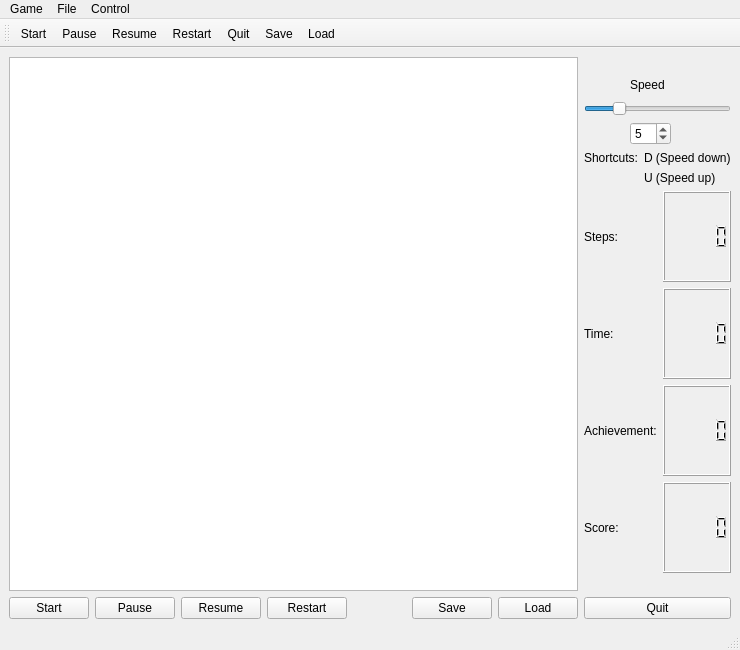
<?xml version="1.0" encoding="UTF-8"?>
<ui version="4.0">
 <class>MainWindow</class>
 <widget class="QMainWindow" name="MainWindow">
  <property name="geometry">
   <rect>
    <x>0</x>
    <y>0</y>
    <width>740</width>
    <height>650</height>
   </rect>
  </property>
  <property name="sizePolicy">
   <sizepolicy hsizetype="Preferred" vsizetype="Preferred">
    <horstretch>0</horstretch>
    <verstretch>0</verstretch>
   </sizepolicy>
  </property>
  <property name="windowTitle">
   <string>iSnake</string>
  </property>
  <widget class="QWidget" name="centralwidget">
   <property name="sizePolicy">
    <sizepolicy hsizetype="Expanding" vsizetype="Expanding">
     <horstretch>0</horstretch>
     <verstretch>0</verstretch>
    </sizepolicy>
   </property>
   <layout class="QGridLayout" name="gridLayout_5">
    <item row="1" column="0">
     <widget class="QPushButton" name="pushButtonStart">
      <property name="sizePolicy">
       <sizepolicy hsizetype="Preferred" vsizetype="Fixed">
        <horstretch>0</horstretch>
        <verstretch>0</verstretch>
       </sizepolicy>
      </property>
      <property name="text">
       <string>Start</string>
      </property>
     </widget>
    </item>
    <item row="1" column="2">
     <widget class="QPushButton" name="pushButtonResume">
      <property name="sizePolicy">
       <sizepolicy hsizetype="Preferred" vsizetype="Fixed">
        <horstretch>0</horstretch>
        <verstretch>0</verstretch>
       </sizepolicy>
      </property>
      <property name="text">
       <string>Resume</string>
      </property>
     </widget>
    </item>
    <item row="0" column="8" colspan="2">
     <layout class="QGridLayout" name="gridLayout_4">
      <property name="sizeConstraint">
       <enum>QLayout::SetDefaultConstraint</enum>
      </property>
      <item row="0" column="0">
       <spacer name="verticalSpacer">
        <property name="orientation">
         <enum>Qt::Vertical</enum>
        </property>
        <property name="sizeType">
         <enum>QSizePolicy::Fixed</enum>
        </property>
        <property name="sizeHint" stdset="0">
         <size>
          <width>20</width>
          <height>18</height>
         </size>
        </property>
       </spacer>
      </item>
      <item row="1" column="0">
       <layout class="QGridLayout" name="gridLayout_3">
        <item row="0" column="0">
         <spacer name="horizontalSpacer">
          <property name="orientation">
           <enum>Qt::Horizontal</enum>
          </property>
          <property name="sizeType">
           <enum>QSizePolicy::Preferred</enum>
          </property>
          <property name="sizeHint" stdset="0">
           <size>
            <width>40</width>
            <height>20</height>
           </size>
          </property>
         </spacer>
        </item>
        <item row="0" column="1">
         <widget class="QLabel" name="labelSpeed">
          <property name="sizePolicy">
           <sizepolicy hsizetype="Preferred" vsizetype="Fixed">
            <horstretch>0</horstretch>
            <verstretch>0</verstretch>
           </sizepolicy>
          </property>
          <property name="text">
           <string>Speed</string>
          </property>
         </widget>
        </item>
        <item row="0" column="2" colspan="2">
         <spacer name="horizontalSpacer_2">
          <property name="orientation">
           <enum>Qt::Horizontal</enum>
          </property>
          <property name="sizeType">
           <enum>QSizePolicy::Preferred</enum>
          </property>
          <property name="sizeHint" stdset="0">
           <size>
            <width>40</width>
            <height>20</height>
           </size>
          </property>
         </spacer>
        </item>
        <item row="2" column="0">
         <spacer name="horizontalSpacer_3">
          <property name="orientation">
           <enum>Qt::Horizontal</enum>
          </property>
          <property name="sizeType">
           <enum>QSizePolicy::Preferred</enum>
          </property>
          <property name="sizeHint" stdset="0">
           <size>
            <width>40</width>
            <height>20</height>
           </size>
          </property>
         </spacer>
        </item>
        <item row="2" column="1">
         <widget class="QSpinBox" name="spinBoxSpeed">
          <property name="sizePolicy">
           <sizepolicy hsizetype="Preferred" vsizetype="Fixed">
            <horstretch>0</horstretch>
            <verstretch>0</verstretch>
           </sizepolicy>
          </property>
          <property name="minimum">
           <number>1</number>
          </property>
          <property name="maximum">
           <number>20</number>
          </property>
          <property name="value">
           <number>5</number>
          </property>
          <property name="displayIntegerBase">
           <number>10</number>
          </property>
         </widget>
        </item>
        <item row="2" column="3">
         <spacer name="horizontalSpacer_4">
          <property name="orientation">
           <enum>Qt::Horizontal</enum>
          </property>
          <property name="sizeType">
           <enum>QSizePolicy::Preferred</enum>
          </property>
          <property name="sizeHint" stdset="0">
           <size>
            <width>40</width>
            <height>20</height>
           </size>
          </property>
         </spacer>
        </item>
        <item row="1" column="0" colspan="4">
         <widget class="QSlider" name="horizontalSlider">
          <property name="sizePolicy">
           <sizepolicy hsizetype="Expanding" vsizetype="Fixed">
            <horstretch>0</horstretch>
            <verstretch>0</verstretch>
           </sizepolicy>
          </property>
          <property name="minimum">
           <number>1</number>
          </property>
          <property name="maximum">
           <number>20</number>
          </property>
          <property name="value">
           <number>5</number>
          </property>
          <property name="orientation">
           <enum>Qt::Horizontal</enum>
          </property>
         </widget>
        </item>
       </layout>
      </item>
      <item row="2" column="0">
       <layout class="QGridLayout" name="gridLayout_2">
        <item row="0" column="0">
         <widget class="QLabel" name="labelNote1">
          <property name="sizePolicy">
           <sizepolicy hsizetype="Preferred" vsizetype="Fixed">
            <horstretch>0</horstretch>
            <verstretch>0</verstretch>
           </sizepolicy>
          </property>
          <property name="text">
           <string>Shortcuts:</string>
          </property>
         </widget>
        </item>
        <item row="0" column="1">
         <widget class="QLabel" name="labelNote1_2">
          <property name="sizePolicy">
           <sizepolicy hsizetype="Preferred" vsizetype="Fixed">
            <horstretch>0</horstretch>
            <verstretch>0</verstretch>
           </sizepolicy>
          </property>
          <property name="text">
           <string>D (Speed down)</string>
          </property>
         </widget>
        </item>
        <item row="1" column="1">
         <widget class="QLabel" name="labelNote1_3">
          <property name="sizePolicy">
           <sizepolicy hsizetype="Preferred" vsizetype="Fixed">
            <horstretch>0</horstretch>
            <verstretch>0</verstretch>
           </sizepolicy>
          </property>
          <property name="text">
           <string>U (Speed up)</string>
          </property>
         </widget>
        </item>
       </layout>
      </item>
      <item row="3" column="0">
       <layout class="QGridLayout" name="gridLayout">
        <item row="0" column="0">
         <widget class="QLabel" name="labelStep">
          <property name="text">
           <string>Steps:</string>
          </property>
         </widget>
        </item>
        <item row="0" column="1" colspan="2">
         <widget class="QLCDNumber" name="lcdNumberSteps">
          <property name="sizePolicy">
           <sizepolicy hsizetype="Preferred" vsizetype="Minimum">
            <horstretch>0</horstretch>
            <verstretch>0</verstretch>
           </sizepolicy>
          </property>
          <property name="value" stdset="0">
           <double>0.000000000000000</double>
          </property>
         </widget>
        </item>
        <item row="1" column="0">
         <widget class="QLabel" name="labelTime">
          <property name="text">
           <string>Time:</string>
          </property>
         </widget>
        </item>
        <item row="1" column="1" colspan="2">
         <widget class="QLCDNumber" name="lcdNumberTime">
          <property name="sizePolicy">
           <sizepolicy hsizetype="Preferred" vsizetype="Minimum">
            <horstretch>0</horstretch>
            <verstretch>0</verstretch>
           </sizepolicy>
          </property>
          <property name="value" stdset="0">
           <double>0.000000000000000</double>
          </property>
         </widget>
        </item>
        <item row="3" column="0">
         <widget class="QLabel" name="labelScore">
          <property name="text">
           <string>Score:</string>
          </property>
         </widget>
        </item>
        <item row="3" column="1" colspan="2">
         <widget class="QLCDNumber" name="lcdNumberScore">
          <property name="sizePolicy">
           <sizepolicy hsizetype="Preferred" vsizetype="Minimum">
            <horstretch>0</horstretch>
            <verstretch>0</verstretch>
           </sizepolicy>
          </property>
          <property name="value" stdset="0">
           <double>0.000000000000000</double>
          </property>
         </widget>
        </item>
        <item row="2" column="0">
         <widget class="QLabel" name="labelAchivement">
          <property name="text">
           <string>Achievement:</string>
          </property>
         </widget>
        </item>
        <item row="2" column="1" colspan="2">
         <widget class="QLCDNumber" name="lcdNumberAchievement">
          <property name="sizePolicy">
           <sizepolicy hsizetype="Preferred" vsizetype="Minimum">
            <horstretch>0</horstretch>
            <verstretch>0</verstretch>
           </sizepolicy>
          </property>
          <property name="value" stdset="0">
           <double>0.000000000000000</double>
          </property>
         </widget>
        </item>
       </layout>
      </item>
      <item row="4" column="0">
       <spacer name="verticalSpacer_2">
        <property name="orientation">
         <enum>Qt::Vertical</enum>
        </property>
        <property name="sizeType">
         <enum>QSizePolicy::Fixed</enum>
        </property>
        <property name="sizeHint" stdset="0">
         <size>
          <width>20</width>
          <height>18</height>
         </size>
        </property>
       </spacer>
      </item>
     </layout>
    </item>
    <item row="1" column="8" colspan="2">
     <widget class="QPushButton" name="pushButtonQuit">
      <property name="text">
       <string>Quit</string>
      </property>
     </widget>
    </item>
    <item row="1" column="5">
     <widget class="QPushButton" name="pushButtonSave">
      <property name="sizePolicy">
       <sizepolicy hsizetype="Preferred" vsizetype="Fixed">
        <horstretch>0</horstretch>
        <verstretch>0</verstretch>
       </sizepolicy>
      </property>
      <property name="text">
       <string>Save</string>
      </property>
     </widget>
    </item>
    <item row="1" column="6">
     <widget class="QPushButton" name="pushButtonLoad">
      <property name="sizePolicy">
       <sizepolicy hsizetype="Preferred" vsizetype="Fixed">
        <horstretch>0</horstretch>
        <verstretch>0</verstretch>
       </sizepolicy>
      </property>
      <property name="text">
       <string>Load</string>
      </property>
     </widget>
    </item>
    <item row="1" column="1">
     <widget class="QPushButton" name="pushButtonPause">
      <property name="sizePolicy">
       <sizepolicy hsizetype="Preferred" vsizetype="Fixed">
        <horstretch>0</horstretch>
        <verstretch>0</verstretch>
       </sizepolicy>
      </property>
      <property name="text">
       <string>Pause</string>
      </property>
     </widget>
    </item>
    <item row="0" column="0" colspan="7">
     <widget class="QGraphicsView" name="graphicsView">
      <property name="sizePolicy">
       <sizepolicy hsizetype="Expanding" vsizetype="Expanding">
        <horstretch>1</horstretch>
        <verstretch>1</verstretch>
       </sizepolicy>
      </property>
      <property name="minimumSize">
       <size>
        <width>450</width>
        <height>450</height>
       </size>
      </property>
      <property name="mouseTracking">
       <bool>false</bool>
      </property>
      <property name="verticalScrollBarPolicy">
       <enum>Qt::ScrollBarAsNeeded</enum>
      </property>
      <property name="horizontalScrollBarPolicy">
       <enum>Qt::ScrollBarAsNeeded</enum>
      </property>
     </widget>
    </item>
    <item row="1" column="3">
     <widget class="QPushButton" name="pushButtonRestart">
      <property name="sizePolicy">
       <sizepolicy hsizetype="Preferred" vsizetype="Fixed">
        <horstretch>0</horstretch>
        <verstretch>0</verstretch>
       </sizepolicy>
      </property>
      <property name="text">
       <string>Restart</string>
      </property>
     </widget>
    </item>
   </layout>
  </widget>
  <widget class="QMenuBar" name="menubar">
   <property name="geometry">
    <rect>
     <x>0</x>
     <y>0</y>
     <width>740</width>
     <height>22</height>
    </rect>
   </property>
   <widget class="QMenu" name="menuGame">
    <property name="title">
     <string>Game</string>
    </property>
    <addaction name="actionStart"/>
    <addaction name="actionPause"/>
    <addaction name="actionResume"/>
    <addaction name="actionRestart"/>
    <addaction name="actionQuit"/>
   </widget>
   <widget class="QMenu" name="menuFile">
    <property name="title">
     <string>File</string>
    </property>
    <addaction name="actionLoad"/>
    <addaction name="actionSave"/>
   </widget>
   <widget class="QMenu" name="menuControl">
    <property name="title">
     <string>Control</string>
    </property>
    <addaction name="actionSpeedUp"/>
    <addaction name="actionSpeedDown"/>
   </widget>
   <addaction name="menuGame"/>
   <addaction name="menuFile"/>
   <addaction name="menuControl"/>
  </widget>
  <widget class="QStatusBar" name="statusbar"/>
  <widget class="QToolBar" name="toolBar">
   <property name="windowTitle">
    <string>toolBar</string>
   </property>
   <attribute name="toolBarArea">
    <enum>TopToolBarArea</enum>
   </attribute>
   <attribute name="toolBarBreak">
    <bool>false</bool>
   </attribute>
   <addaction name="actionStart"/>
   <addaction name="actionPause"/>
   <addaction name="actionResume"/>
   <addaction name="actionRestart"/>
   <addaction name="actionQuit"/>
   <addaction name="actionSave"/>
   <addaction name="actionLoad"/>
  </widget>
  <action name="actionStart">
   <property name="icon">
    <iconset resource="Resources.qrc">
     <normaloff>:/icons/start.png</normaloff>:/icons/start.png</iconset>
   </property>
   <property name="text">
    <string>Start</string>
   </property>
   <property name="toolTip">
    <string>Start the game</string>
   </property>
   <property name="shortcut">
    <string>Space</string>
   </property>
  </action>
  <action name="actionPause">
   <property name="icon">
    <iconset resource="Resources.qrc">
     <normaloff>:/icons/pause.png</normaloff>:/icons/pause.png</iconset>
   </property>
   <property name="text">
    <string>Pause</string>
   </property>
   <property name="toolTip">
    <string>Pause</string>
   </property>
   <property name="shortcut">
    <string>P</string>
   </property>
  </action>
  <action name="actionResume">
   <property name="icon">
    <iconset resource="Resources.qrc">
     <normaloff>:/icons/resume.png</normaloff>:/icons/resume.png</iconset>
   </property>
   <property name="text">
    <string>Resume</string>
   </property>
   <property name="toolTip">
    <string>Resume</string>
   </property>
   <property name="shortcut">
    <string>R</string>
   </property>
  </action>
  <action name="actionRestart">
   <property name="icon">
    <iconset resource="Resources.qrc">
     <normaloff>:/icons/restart.png</normaloff>:/icons/restart.png</iconset>
   </property>
   <property name="text">
    <string>Restart</string>
   </property>
   <property name="toolTip">
    <string>Restart the game</string>
   </property>
   <property name="shortcut">
    <string>Return</string>
   </property>
  </action>
  <action name="actionQuit">
   <property name="icon">
    <iconset resource="Resources.qrc">
     <normaloff>:/icons/quit.png</normaloff>:/icons/quit.png</iconset>
   </property>
   <property name="text">
    <string>Quit</string>
   </property>
   <property name="toolTip">
    <string>Quit the game</string>
   </property>
   <property name="shortcut">
    <string>Ctrl+Q</string>
   </property>
  </action>
  <action name="actionSave">
   <property name="icon">
    <iconset>
     <normaloff>:/icons/操作-保存.png</normaloff>:/icons/操作-保存.png</iconset>
   </property>
   <property name="text">
    <string>Save</string>
   </property>
   <property name="toolTip">
    <string>Save the current status</string>
   </property>
   <property name="shortcut">
    <string>Ctrl+S</string>
   </property>
  </action>
  <action name="actionLoad">
   <property name="icon">
    <iconset>
     <normaloff>:/icons/打开.png</normaloff>:/icons/打开.png</iconset>
   </property>
   <property name="text">
    <string>Load</string>
   </property>
   <property name="toolTip">
    <string>Load a saved status</string>
   </property>
   <property name="shortcut">
    <string>Ctrl+O</string>
   </property>
  </action>
  <action name="actionSpeedUp">
   <property name="text">
    <string>Speed Up</string>
   </property>
   <property name="shortcut">
    <string>U</string>
   </property>
  </action>
  <action name="actionSpeedDown">
   <property name="text">
    <string>Speed Down</string>
   </property>
   <property name="shortcut">
    <string>D</string>
   </property>
  </action>
 </widget>
 <resources>
  <include location="Resources.qrc"/>
 </resources>
 <connections/>
</ui>
